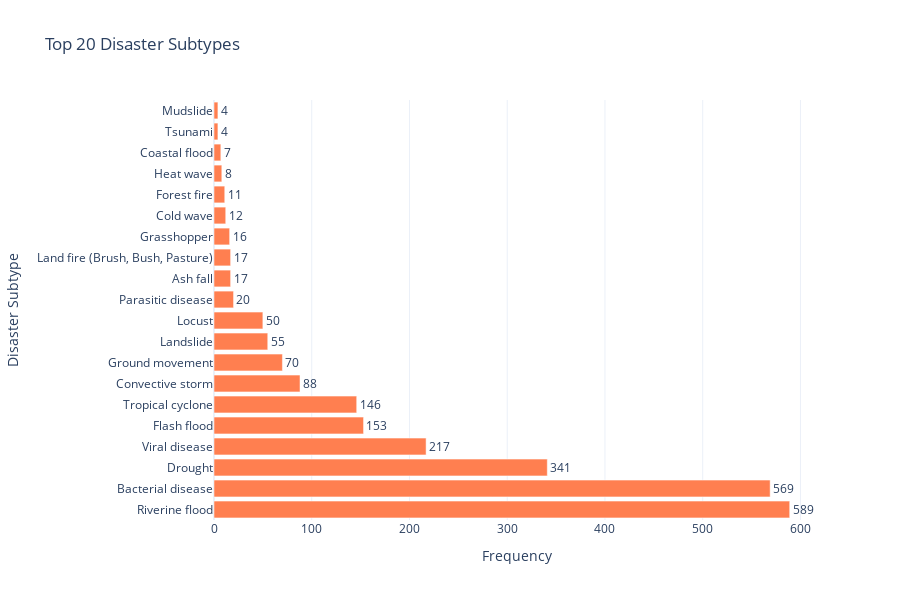

This figure's notebook cell:
### Code cell
# Disaster Subtypes - Top 20 - Interactive
disaster_subtypes = df['Disaster Subtype'].value_counts().head(20)

fig = go.Figure()
fig.add_trace(
    go.Bar(y=disaster_subtypes.index, x=disaster_subtypes.values,
           orientation='h', marker_color='coral',
           text=disaster_subtypes.values,
           texttemplate='%{text:,}',
           textposition='outside',
           hovertemplate='<b>%{y}</b><br>Count: %{x:,}<br>Percentage: %{customdata:.1f}%<extra></extra>',
           customdata=(disaster_subtypes.values / disaster_subtypes.sum() * 100))
)

fig.update_layout(
    title='Top 20 Disaster Subtypes',
    xaxis_title='Frequency',
    yaxis_title='Disaster Subtype',
    height=600,
    template='plotly_white',
    hovermode='closest'
)
fig.show()

### Figure 1 — Plotly figure (JSON) as saved in the notebook; plotly's stock layout.template omitted (floating-point values rounded to 4 significant figures)
{"data": [{"customdata": [24.6, 23.77, 14.24, 9.064, 6.391, 6.099, 3.676, 2.924, 2.297, 2.089, 0.8354, 0.7101, 0.7101, 0.6683, 0.5013, 0.4595, 0.3342, 0.2924, 0.1671, 0.1671], "hovertemplate": "<b>%{y}</b><br>Count: %{x:,}<br>Percentage: %{customdata:.1f}%<extra></extra>", "marker": {"color": "coral"}, "orientation": "h", "text": [589.0, 569.0, 341.0, 217.0, 153.0, 146.0, 88.0, 70.0, 55.0, 50.0, 20.0, 17.0, 17.0, 16.0, 12.0, 11.0, 8.0, 7.0, 4.0, 4.0], "textposition": "outside", "texttemplate": "%{text:,}", "type": "bar", "x": [589, 569, 341, 217, 153, 146, 88, 70, 55, 50, 20, 17, 17, 16, 12, 11, 8, 7, 4, 4], "y": ["Riverine flood", "Bacterial disease", "Drought", "Viral disease", "Flash flood", "Tropical cyclone", "Convective storm", "Ground movement", "Landslide", "Locust", "Parasitic disease", "Ash fall", "Land fire (Brush, Bush, Pasture)", "Grasshopper", "Cold wave", "Forest fire", "Heat wave", "Coastal flood", "Tsunami", "Mudslide"]}], "layout": {"height": 600, "hovermode": "closest", "title": {"text": "Top 20 Disaster Subtypes"}, "xaxis": {"title": {"text": "Frequency"}}, "yaxis": {"title": {"text": "Disaster Subtype"}}}}
